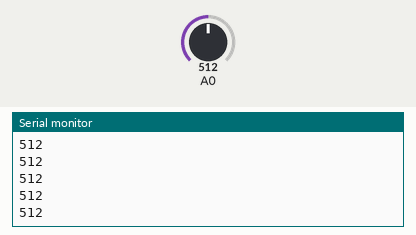
Simulated run of this sketch. Board: Arduino Uno, built with avr-gcc and run on an emulated ATmega328P. Shown: the last lines printed to the serial monitor. The test bench sets the inputs (shaded band); at power-on: A0 = 512.

Above: at 1.2 s.
1.3 s: A0 set to 716
At 2.0 s:
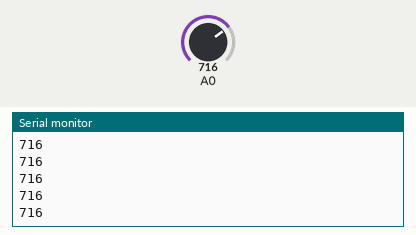
2.8 s: A0 set to 900
At 3.3 s:
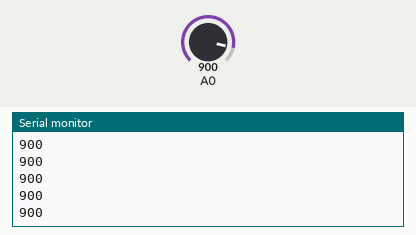
Timing chart, 0 to 5.8 s (numbered marks = the images above; inputs shaded):
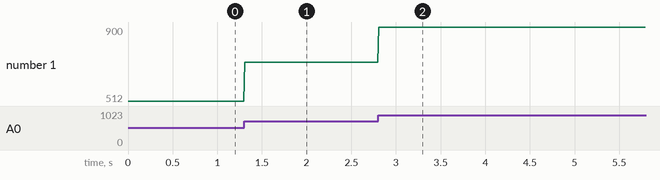

The sketch:

IR_test.ino
```cpp
int value;

void setup()
{
  Serial.begin(115200);
  pinMode(A0, INPUT);
}

void loop()
{
  value = analogRead(A0);

  Serial.println(value);

  delay(10);
}
```

Measured:
- after the input at 1.3 s, the serial monitor: prints a new line at once (image 1)
- after the input at 2.8 s, the serial monitor: prints a new line at once (image 2)
- plotted number 1: 512 → 716 after the input at 1.3 s, 716 → 900 after the input at 2.8 s
